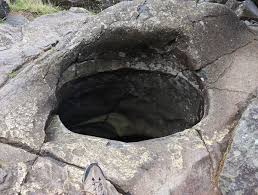
#> input picture Deep Blue/test images/p77.jfif, 258 x 195 px, found by its file name
$ jupyter execute 'sucess11 start part.ipynb'
#> lines starting #> are read from the running program, lines starting #| are printed output that depends on the picture
[cell 1]
import numpy as np
import imutils
import cv2
from matplotlib import pyplot as plt

img = cv2.imread('p77.jfif')
#> img is the input picture: shape (195, 258, 3); mean B, G, R 120.9, 123.3, 127.2
mask = np.zeros(img.shape[:2],np.uint8)

bgdModel = np.zeros((1,65),np.float64)
fgdModel = np.zeros((1,65),np.float64)

rect = (50,50,450,290)
cv2.grabCut(img,mask,rect,bgdModel,fgdModel,5,cv2.GC_INIT_WITH_RECT)

mask2 = np.where((mask==2)|(mask==0),0,1).astype('uint8')
img = img*mask2[:,:,np.newaxis]
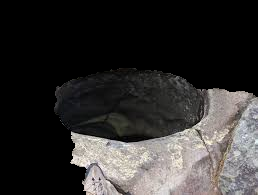
#> img: shape (195, 258, 3); mean B, G, R 47.8, 48.7, 50.6

plt.imshow(img),
plt.show()


$ run again, with Deep Blue/test images/img22.jfif copied over Deep Blue/test images/p77.jfif
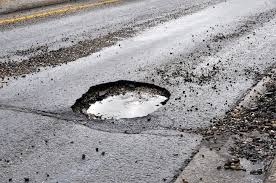
#> input picture Deep Blue/test images/img22.jfif, 276 x 183 px, found by its file name
#> img is the input picture: shape (183, 276, 3); mean B, G, R 152.1, 149.4, 151.4
#> `img = img*mask2[:,:,np.newaxis]`:
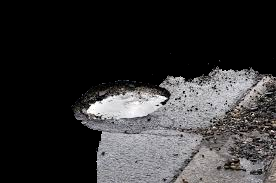
#> img: shape (183, 276, 3); mean B, G, R 51.3, 50.6, 51.5

$ run again, with Deep Blue/test images/pot01.jfif copied over Deep Blue/test images/p77.jfif
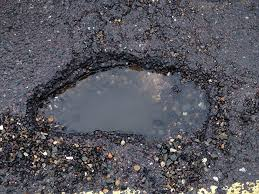
#> input picture Deep Blue/test images/pot01.jfif, 259 x 194 px, found by its file name
#> img is the input picture: shape (194, 259, 3); mean B, G, R 94.5, 86.7, 87.3
#> `img = img*mask2[:,:,np.newaxis]`:
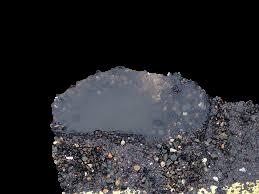
#> img: shape (194, 259, 3); mean B, G, R 45.6, 42.4, 42.3

$ run again, with Deep Blue/test images/pot06.jfif copied over Deep Blue/test images/p77.jfif
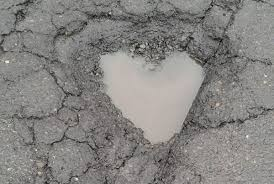
#> input picture Deep Blue/test images/pot06.jfif, 274 x 184 px, found by its file name
#> img is the input picture: shape (184, 274, 3); mean B, G, R 130.4, 132.9, 134.8
#> `img = img*mask2[:,:,np.newaxis]`:
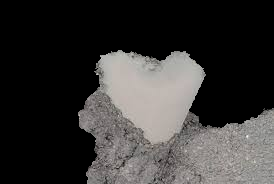
#> img: shape (184, 274, 3); mean B, G, R 52.8, 53.9, 55.5
